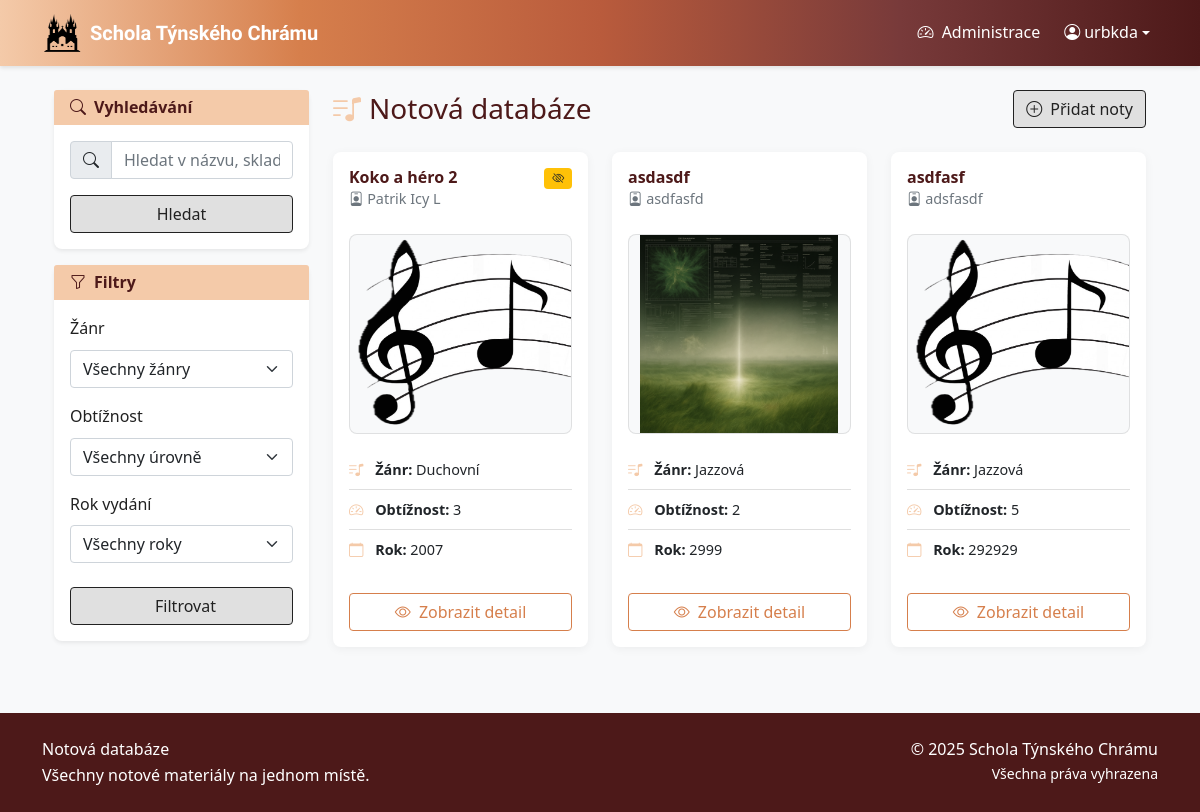
The page / (signed in) on the database as committed earlier.
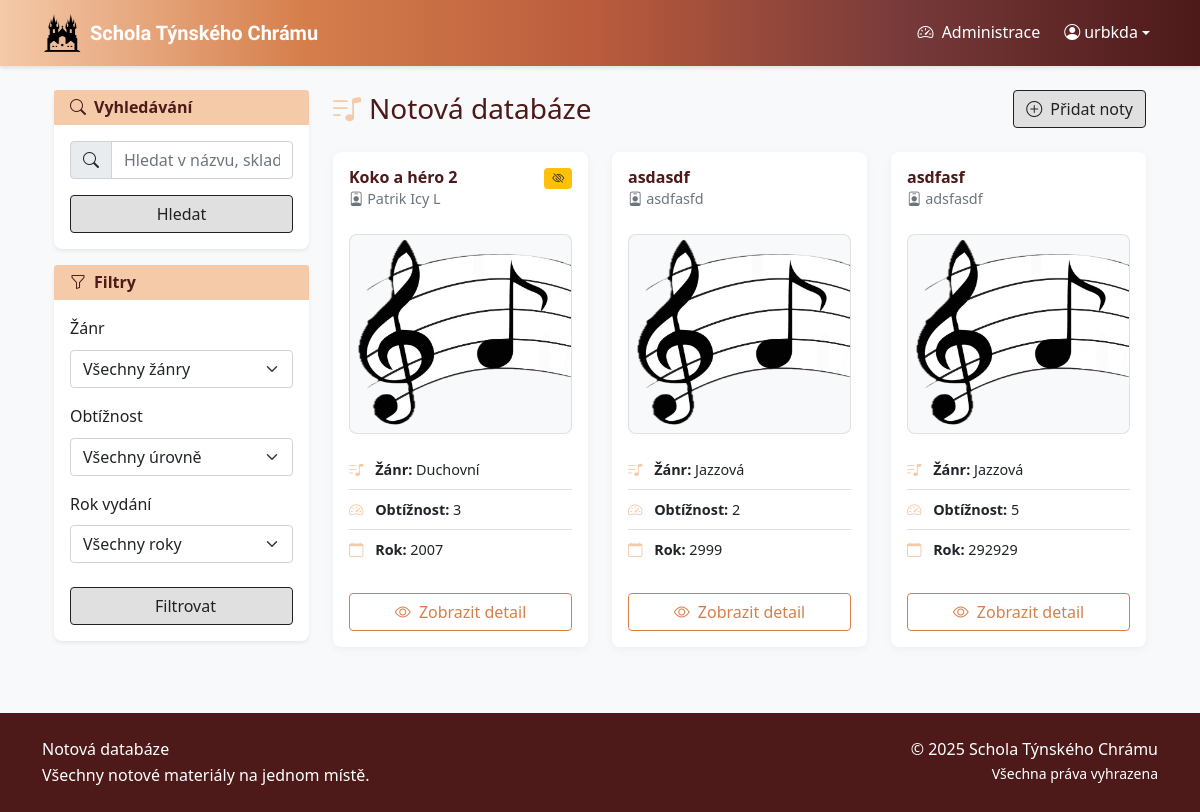
The same page on the database as committed later.
### sheet_music_app/models.py (models this page shows, shortened)
class Sheet(models.Model):
    RELIGIOUS = "REL"
    CHORAL = "CHO"
    JAZZ = "JAZ"
    POPULAR = "POP"
    CLASSICAL = "CLA"
    SECULAR = "SEC"
    FOLCLORE = "FOL"
    GENRE_CHOICES = [
        (RELIGIOUS, "Duchovní"),
        (CHORAL, "Sborová"),
        (JAZZ, "Jazzová"),
        (POPULAR, "Populární"),
        (CLASSICAL, "Klasická"),
        (SECULAR, "Světská"),
        (FOLCLORE, "Folklórní"),
    ]
    DIFFICULTY_CHOICES = [
        (1, 'Velmi snadná'),
        (2, 'Snadná'),
        (3, 'Střední'),
        (4, 'Obtížná'),
        (5, 'Velmi obtížná'),
    ]
    title = models.CharField(max_length=200)
    composer = models.CharField(max_length=200)
    arranger = models.CharField(max_length=200, blank=True, null=True)
    genre = models.CharField(choices=GENRE_CHOICES, blank=True, null=True)
    difficulty_level = models.CharField(choices=DIFFICULTY_CHOICES, blank=True, null=True, max_length=1)
    publication_year = models.IntegerField(blank=True, null=True)
    publisher = models.CharField(max_length=200, blank=True, null=True)
    isbn = models.CharField(max_length=20, blank=True, null=True)
    description = models.TextField(blank=True, null=True)
    date_created = models.DateTimeField(auto_now_add=True)
    date_modified = models.DateTimeField(auto_now=True)
    created_by = models.ForeignKey('auth.User', on_delete=models.CASCADE)
    modified_by = models.ForeignKey('auth.User', on_delete=models.CASCADE, related_name='modified_sheets')
    sheet_file = models.FileField()
    preview_image = models.ImageField(blank=True, null=True)
    public = models.BooleanField(default=False)

### sheet_music_app/views.py (the view, shortened to what this page needs)
# urls.py: path("", views.home, name="home"),
@login_required(login_url='login')
def home(request):
    if request.user.is_staff or request.user.is_superuser:
        sheets = Sheet.objects.all()
    else:
        sheets = Sheet.objects.filter(public=True)
    genre = request.GET.get('genre')
    difficulty = request.GET.get('difficulty')
    year = request.GET.get('year')
    q = request.GET.get('q', '').strip()
    if genre and genre != 'all':
        sheets = sheets.filter(genre=genre)
    if difficulty and difficulty != 'all':
        sheets = sheets.filter(difficulty_level=difficulty)
    if year and year != 'all':
        sheets = sheets.filter(publication_year=year)
    paginator = Paginator(sheets.order_by('title'), 6)
    page_number = request.GET.get('page')
    page_obj = paginator.get_page(page_number)
    return render(request, "home.html", {
        "sheets": page_obj,
        "genre_choices": Sheet.GENRE_CHOICES,
        "difficulty_choices": Sheet.DIFFICULTY_CHOICES,
        "years": Sheet.objects.values_list('publication_year', flat=True).distinct().order_by('publication_year'),
        "selected_genre": genre or 'all',
        "selected_difficulty": difficulty or 'all',
        "selected_year": year or 'all',
        "is_superuser": request.user.is_superuser,
        "query": q,
        "page_obj": page_obj,
        "paginator": paginator,
        "is_paginated": page_obj.has_other_pages(),
    })

### sheet_music_app/templatetags/permissions.py (called while the page is built)
@register.filter(name='is_editor')
def is_editor(user):
    if not hasattr(user, 'is_authenticated'):
        return False
    return user.is_authenticated and (user.is_staff or user.is_superuser)

@register.filter(name='is_superuser')
def is_superuser(user):
    if not hasattr(user, 'is_authenticated'):
        return False
    return user.is_authenticated and user.is_superuser

### sheet_music_app/templates/home.html (shortened to what the changed rows need)
{% extends 'base.html' %}
{% load static %}
{% load permissions %}
{% block content %}
<div class="container">
    <div class="row">
        <div class="col-lg-9">
            <div class="d-flex justify-content-between align-items-center mb-4">
                <h1 class="h3 mb-0">
                    <i class="bi bi-music-note-list text-primary me-2"></i>Notová databáze
                </h1>
            </div>
            {% if sheets %}
                <div class="row row-cols-1 row-cols-md-2 row-cols-lg-3 g-4">
                    {% for sheet in sheets %}
                    <div class="col">
                        <div class="card">
                            <div class="card-body d-flex flex-column">
                                <div class="d-flex justify-content-between align-items-start mb-2">
                                    <div>
                                        <h5 class="card-title mb-1">{{ sheet.title }}</h5>
                                        <p class="card-subtitle text-muted">
                                            <i class="bi bi-person-badge"></i> {{ sheet.composer }}
                                        </p>
                                    </div>
                                </div>
                                <div class="sheet-preview-container mb-3">
                                    {% if sheet.preview_image %}
                                        <img src="{{ sheet.preview_image.url }}" alt="Náhled {{ sheet.title }}" class="">
                                    {% else %}
                                        <img src="{% static 'images/placeholder.jpg' %}" alt="Žádný náhled" class="">
                                    {% endif %}
                                </div>
                                <ul class="list-group list-group-flush mb-3">
                                    <li class="list-group-item px-0">
                                        <i class="bi bi-music-note-list"></i>
                                        <strong>Žánr:</strong> {{ sheet.get_genre_display|default:"Neuvedeno" }}
                                    </li>
                                    <li class="list-group-item px-0">
                                        <i class="bi bi-speedometer2"></i>
                                        <strong>Obtížnost:</strong> {{ sheet.get_difficulty_level_display|default:"Neuvedeno" }}
                                    </li>
                                    <li class="list-group-item px-0">
                                        <i class="bi bi-calendar"></i>
                                        <strong>Rok:</strong> {{ sheet.publication_year|default:"Neuveden" }}
                                    </li>
                                </ul>
                                <div class="mt-auto pt-2">
                                    <div class="d-grid gap-2">
                                        <a href="{% url 'sheet_profile' sheet.id %}" class="btn btn-outline-primary">
                                            <i class="bi bi-eye me-1"></i> Zobrazit detail
                                        </a>
                                    </div>
                                </div>
                            </div>
                        </div>
                    </div>
                    {% endfor %}
                </div>
            {% endif %}
        </div>
    </div>
</div>
{% endblock %}

Rows that differ between the two databases and show on the page:
changed Sheet "asdasdf": preview_image: picture removed, a placeholder shows
